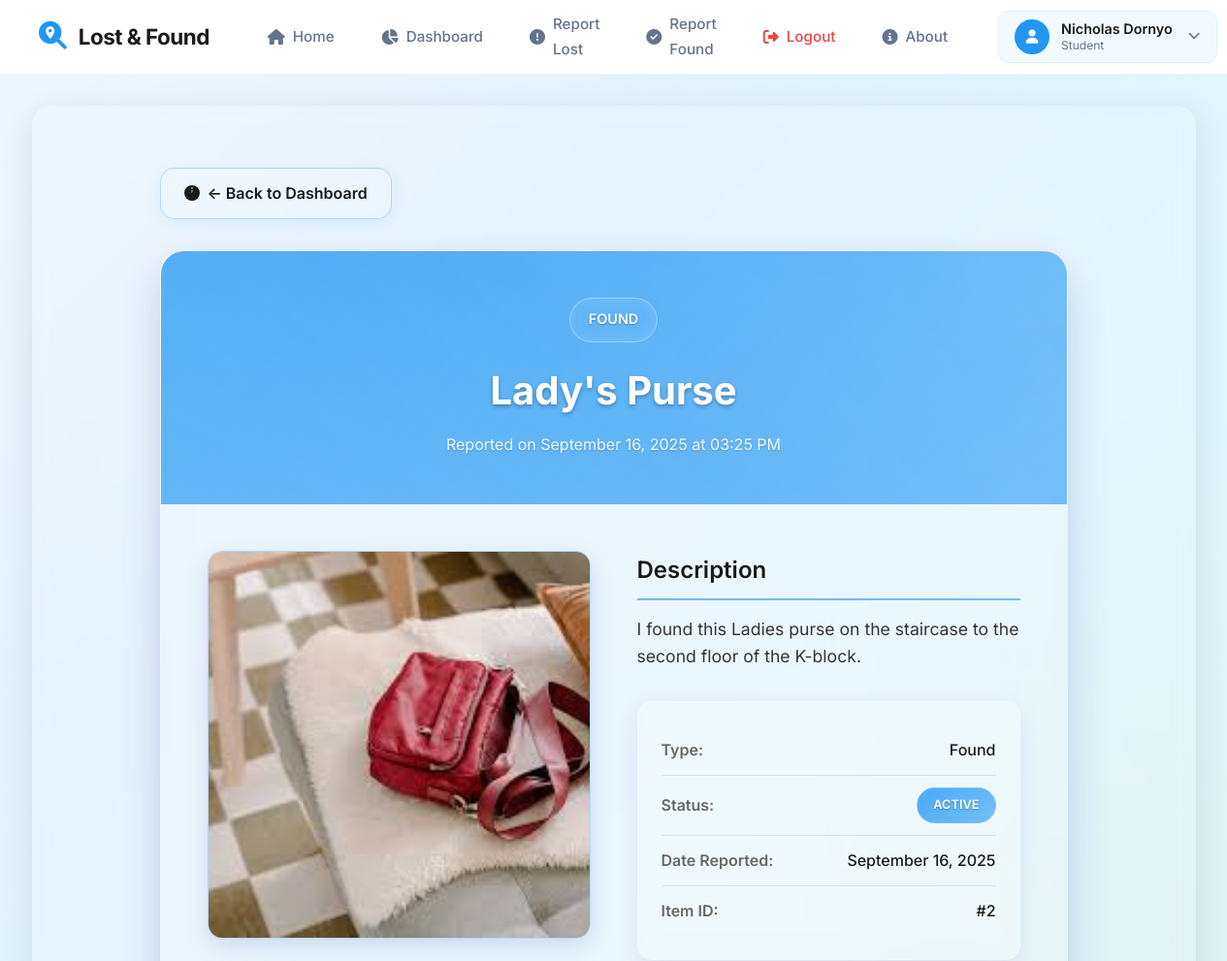
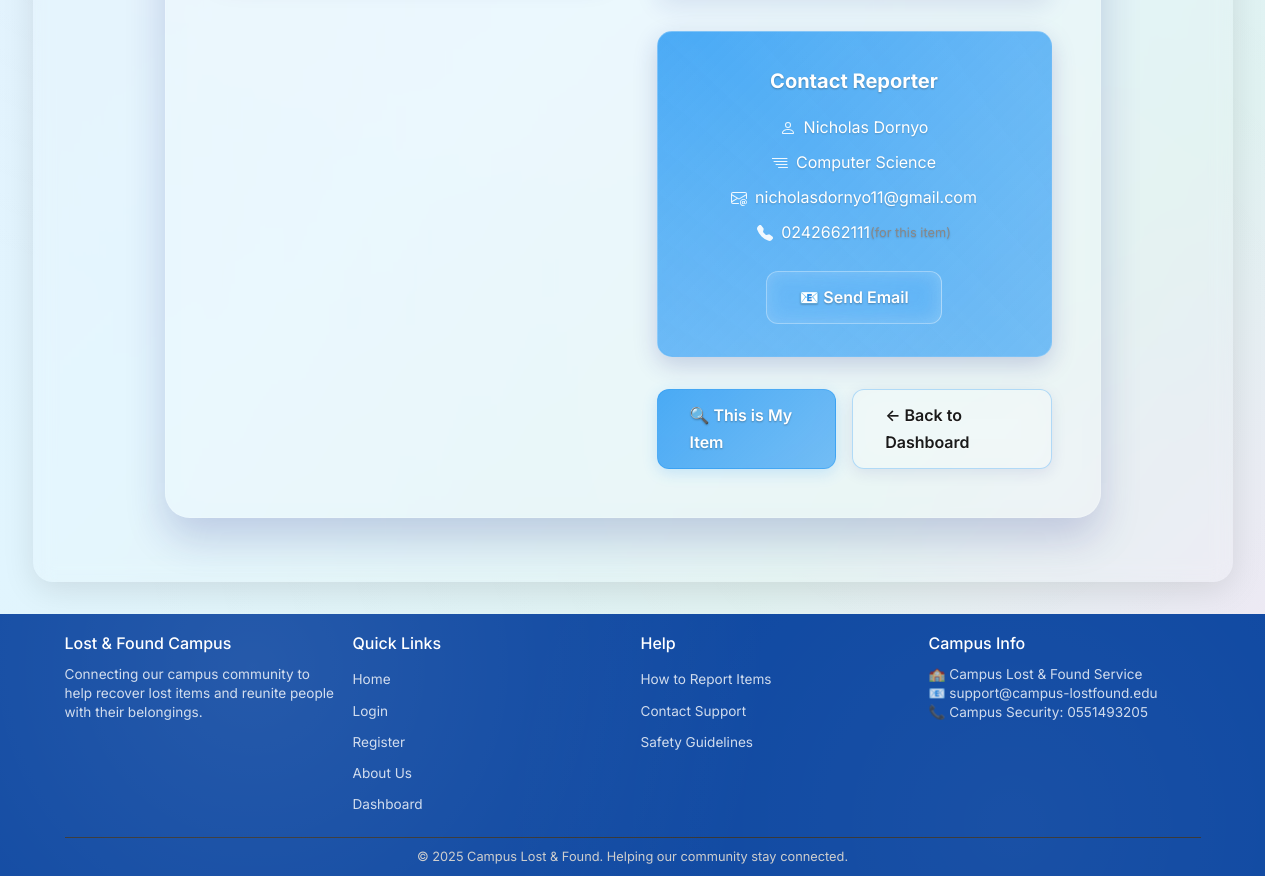
The app's page /item/2 (signed in) with its own data (2 pictures, top to bottom).
### app/models.py (models this page shows)
class User(UserMixin, db.Model):
	id = db.Column(db.Integer, primary_key=True)
	name = db.Column(db.String(100), nullable=False)
	campus_id = db.Column(db.String(50), unique=True, nullable=False)
	email = db.Column(db.String(120), unique=True, nullable=False)
	phone = db.Column(db.String(20), unique=True, nullable=False)
	department = db.Column(db.String(100), nullable=False)
	password_hash = db.Column(db.String(128), nullable=False)
	email_verified = db.Column(db.Boolean, default=False)
	email_verification_code = db.Column(db.String(6))
	phone_verified = db.Column(db.Boolean, default=False)
	phone_verification_code = db.Column(db.String(6))
	items = db.relationship('Item', backref='user', lazy=True)

class Item(db.Model):
	id = db.Column(db.Integer, primary_key=True)
	title = db.Column(db.String(100), nullable=False)
	description = db.Column(db.Text, nullable=False)
	item_type = db.Column(db.String(10), nullable=False)  # 'lost' or 'found'
	contact_phone = db.Column(db.String(20), nullable=False)  # Contact phone for this item
	photo_filename = db.Column(db.String(255))  # Optional photo filename
	date_reported = db.Column(db.DateTime, nullable=False)
	status = db.Column(db.String(20), default='active')  # 'active', 'resolved', etc.
	user_id = db.Column(db.Integer, db.ForeignKey('user.id'), nullable=False)

### app/routes.py (the view)
@app.route('/item/<int:item_id>')
def item_details(item_id):
    item = Item.query.get_or_404(item_id)
    return render_template('item_details.html', item=item)

### app/auth.py (called while the page is built)
@login_manager.user_loader
def load_user(user_id):
	return User.query.get(int(user_id))

### app/templates/item_details.html (shortened to what this page needs)
{% extends 'base.html' %}
{% block content %}
<div class="details-container">
    <a href="{{ url_for('dashboard') if current_user.is_authenticated else url_for('index') }}" class="back-button">
        <svg width="16" height="16" viewBox="0 0 16 16" fill="currentColor">
            <path d="M8 0a8 8 0 1 0 0 16A8 8 0 0 0 8 0zM7.5 3.5a.5.5 0 0 1 0-1h1a.5.5 0 0 1 0 1H7.5zM8 5a.5.5 0 0 1 .5.5v2a.5.5 0 0 1-1 0v-2A.5.5 0 0 1 8 5z"/>
            <path d="M11.354 4.646a.5.5 0 0 1 0 .708l-6 6a.5.5 0 0 1-.708-.708l6-6a.5.5 0 0 1 .708 0z"/>
        </svg>
        ← Back to {{ 'Dashboard' if current_user.is_authenticated else 'Home' }}
    </a>
    <div class="item-details-card">
        <div class="item-header">
            <div class="item-type-badge">{{ item.item_type.title() }}</div>
            <h1 class="item-title">{{ item.title }}</h1>
            <div class="item-date">Reported on {{ item.date_reported.strftime('%B %d, %Y at %I:%M %p') }}</div>
        </div>
        <div class="item-content">
            <div class="item-photo-section">
                {% if item.photo_filename %}
                    <img src="{{ url_for('static', filename='uploads/' + item.photo_filename) }}"
                         alt="Photo of {{ item.title }}"
                         class="item-main-photo">
                {% endif %}
            </div>
            <div class="item-info-section">
                <h2>Description</h2>
                <div class="item-description">{{ item.description }}</div>
                <div class="item-meta">
                    <div class="meta-item">
                        <span class="meta-label">Type:</span>
                        <span class="meta-value">{{ item.item_type.title() }}</span>
                    </div>
                    <div class="meta-item">
                        <span class="meta-label">Status:</span>
                        <span class="meta-value">
                            <span class="status-badge status-{{ item.status.lower() }}">{{ item.status.title() }}</span>
                        </span>
                    </div>
                    <div class="meta-item">
                        <span class="meta-label">Date Reported:</span>
                        <span class="meta-value">{{ item.date_reported.strftime('%B %d, %Y') }}</span>
                    </div>
                    <div class="meta-item">
                        <span class="meta-label">Item ID:</span>
                        <span class="meta-value">#{{ item.id }}</span>
                    </div>
                </div>
                {% if current_user.is_authenticated %}
                <div class="contact-section">
                    <h3>Contact Reporter</h3>
                    <div class="contact-info">
                        <div class="contact-item">
                            {{ item.user.name }}
                        </div>
                        {% if item.user.department %}
                        <div class="contact-item">
                            {{ item.user.department }}
                        </div>
                        {% endif %}
                        <div class="contact-item">
                            {{ item.user.email }}
                        </div>
                        <div class="contact-item">
                            {{ item.contact_phone }} <span style="font-size: 0.8em; color: #888;">(for this item)</span>
                        </div>
                    </div>
                    <a href="mailto:{{ item.user.email }}?subject=Regarding {{ item.item_type.title() }} Item: {{ item.title }}&body=Hi {{ item.user.name }},%0D%0A%0D%0AI saw your post about the {{ item.item_type }} item '{{ item.title }}' on Campus Lost & Found.%0D%0A%0D%0A" class="contact-button">
                        📧 Send Email
                    </a>
                </div>
                {% endif %}
                <div class="action-buttons">
                    {% if current_user.is_authenticated %}
                        {% if item.item_type == 'lost' %}
                            <a href="{{ url_for('report_found') }}" class="btn-primary">📍 I Found This Item</a>
                        {% else %}
                            <a href="{{ url_for('report_lost') }}" class="btn-primary">🔍 This is My Item</a>
                        {% endif %}
                        <a href="{{ url_for('dashboard') }}" class="btn-secondary">← Back to Dashboard</a>
                    {% else %}
                        <a href="{{ url_for('login') }}" class="btn-primary">🔐 Login to Respond</a>
                        <a href="{{ url_for('index') }}" class="btn-secondary">← Back to Home</a>
                    {% endif %}
                </div>
            </div>
        </div>
    </div>
</div>
{% endblock %}

### app/templates/base.html (shortened to what this page needs)
<!DOCTYPE html>
<html lang="en">
<head>
    <link href="https://cdnjs.cloudflare.com/ajax/libs/font-awesome/6.4.0/css/all.min.css" rel="stylesheet">
</head>
<body>
    <header class="header">
        <div class="nav-container">
            <div class="logo-section">
                <a href="{{ url_for('index') }}" class="logo-link">
                    <div class="logo-placeholder" id="logoContainer">
                        <i class="fas fa-search-location"></i>
                        <span class="logo-text">Lost & Found</span>
                    </div>
                </a>
            </div>
            <nav class="main-nav">
                <a href="{{ url_for('index') }}" class="nav-link">
                    <i class="fas fa-home"></i>
                    <span>Home</span>
                </a>
                {% if current_user.is_authenticated %}
                    <a href="{{ url_for('dashboard') }}" class="nav-link">
                        <i class="fas fa-chart-pie"></i>
                        <span>Dashboard</span>
                    </a>
                    <a href="{{ url_for('report_lost') }}" class="nav-link">
                        <i class="fas fa-exclamation-circle"></i>
                        <span>Report Lost</span>
                    </a>
                    <a href="{{ url_for('report_found') }}" class="nav-link">
                        <i class="fas fa-check-circle"></i>
                        <span>Report Found</span>
                    </a>
                    <a href="{{ url_for('logout') }}" class="nav-link" style="color: #ef4444;">
                        <i class="fas fa-sign-out-alt"></i>
                        <span>Logout</span>
                    </a>
                {% endif %}
                <a href="{{ url_for('about') }}" class="nav-link">
                    <i class="fas fa-info-circle"></i>
                    <span>About</span>
                </a>
            </nav>
            <div class="user-section">
                {% if current_user.is_authenticated %}
                    <div class="user-info" id="userInfoButton" onclick="toggleDropdown()">
                        <div class="user-avatar">
                            <i class="fas fa-user"></i>
                        </div>
                        <div class="user-details">
                            <span class="user-name">{{ current_user.name }}</span>
                            <span class="user-role">Student</span>
                        </div>
                        <i class="fas fa-chevron-down dropdown-arrow"></i>
                    </div>
                {% endif %}
            </div>
        </div>
    </header>
    <main class="main-content">
        {% block content %}{% endblock %}
    </main>
    <footer class="footer">
        <div class="footer-container">
            <div class="footer-content">
                <div class="footer-section">
                    <h3>Lost & Found Campus</h3>
                    <p>Connecting our campus community to help recover lost items and reunite people with their belongings.</p>
                </div>
                <div class="footer-section">
                    <h3>Quick Links</h3>
                    <ul class="footer-links">
                        <li><a href="{{ url_for('index') }}">Home</a></li>
                        <li><a href="{{ url_for('login') }}">Login</a></li>
                        <li><a href="{{ url_for('register') }}">Register</a></li>
                        <li><a href="{{ url_for('about') }}">About Us</a></li>
                        {% if current_user.is_authenticated %}
                            <li><a href="{{ url_for('dashboard') }}">Dashboard</a></li>
                        {% endif %}
                    </ul>
                </div>
                <div class="footer-section">
                    <h3>Help</h3>
                    <ul class="footer-links">
                        <li><a href="#" onclick="alert('How to report: Click Report Lost/Found Item and fill out the form')">How to Report Items</a></li>
                        <li><a href="#" onclick="alert('Contact: support@campus-lostfound.edu')">Contact Support</a></li>
                        <li><a href="#" onclick="alert('Safety: Never share personal info in item descriptions')">Safety Guidelines</a></li>
                    </ul>
                </div>
                <div class="footer-section">
                    <h3>Campus Info</h3>
                    <p>🏫 Campus Lost & Found Service</p>
                    <p>📧 support@campus-lostfound.edu</p>
                    <p>📞 Campus Security: 0551493205</p>
                </div>
            </div>
            <div class="footer-bottom">
                <p>&copy; 2025 Campus Lost & Found. Helping our community stay connected.</p>
            </div>
        </div>
    </footer>
</body>
</html>

### records on screen
User: name "Nicholas Dornyo", user.name "Nicholas Dornyo", user.department "Computer Science", user.email "nicholasdornyo11@gmail.com"
Item: item_type "FOUND", title "Lady's Purse", date_reported "September 16, 2025 at 03:25 PM", photo_filename (picture), description "I found this Ladies purse on the staircase to the second floor of the K-block.", item_type "Found", status "ACTIVE", date_reported "September 16, 2025", id "2", contact_phone "0242662111"

### other values on screen
{{ 'Dashboard' if current_user.is_authenticated else 'Home' }} "Dashboard"
